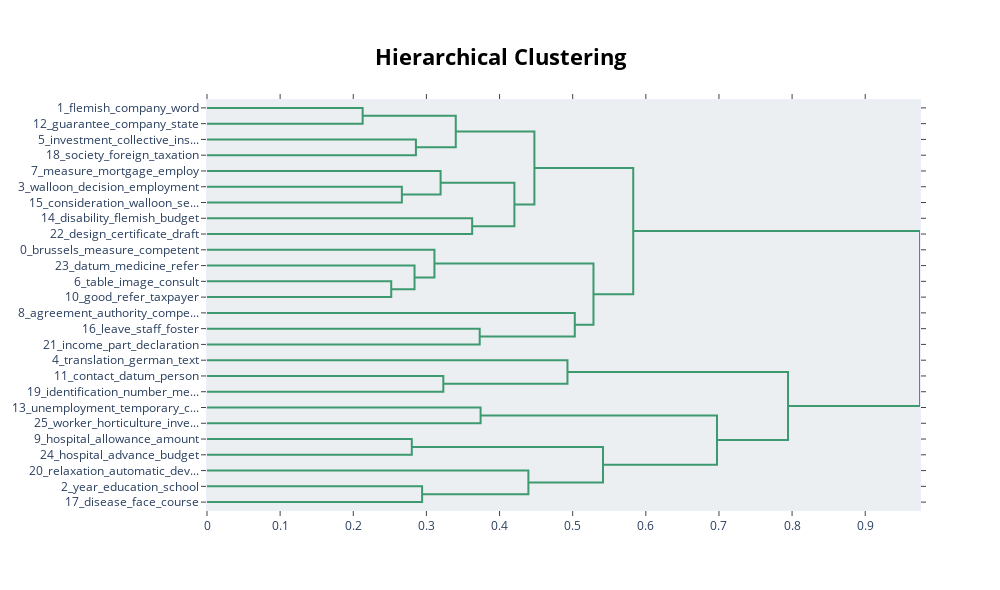

Notebook code cell kept with this figure:
### Code cell
topic_model.visualize_hierarchy(top_n_topics=50)

### Figure 1 — Plotly figure (JSON) as saved in the notebook; plotly's stock layout.template omitted (floating-point values rounded to 4 significant figures)
{"data": [{"hoverinfo": "text", "marker": {"color": "rgb(61,153,112)"}, "mode": "lines", "type": "scatter", "x": [0, 0.2128, 0.2128, 0], "xaxis": "x", "y": [-5, -5, -15, -15], "yaxis": "y"}, {"hoverinfo": "text", "marker": {"color": "rgb(61,153,112)"}, "mode": "lines", "type": "scatter", "x": [0, 0.2857, 0.2857, 0], "xaxis": "x", "y": [-25, -25, -35, -35], "yaxis": "y"}, {"hoverinfo": "text", "marker": {"color": "rgb(61,153,112)"}, "mode": "lines", "type": "scatter", "x": [0.2128, 0.3401, 0.3401, 0.2857], "xaxis": "x", "y": [-10, -10, -30, -30], "yaxis": "y"}, {"hoverinfo": "text", "marker": {"color": "rgb(61,153,112)"}, "mode": "lines", "type": "scatter", "x": [0, 0.2665, 0.2665, 0], "xaxis": "x", "y": [-55, -55, -65, -65], "yaxis": "y"}, {"hoverinfo": "text", "marker": {"color": "rgb(61,153,112)"}, "mode": "lines", "type": "scatter", "x": [0, 0.3194, 0.3194, 0.2665], "xaxis": "x", "y": [-45, -45, -60, -60], "yaxis": "y"}, {"hoverinfo": "text", "marker": {"color": "rgb(61,153,112)"}, "mode": "lines", "type": "scatter", "x": [0, 0.3626, 0.3626, 0], "xaxis": "x", "y": [-75, -75, -85, -85], "yaxis": "y"}, {"hoverinfo": "text", "marker": {"color": "rgb(61,153,112)"}, "mode": "lines", "type": "scatter", "x": [0.3194, 0.4203, 0.4203, 0.3626], "xaxis": "x", "y": [-52.5, -52.5, -80, -80], "yaxis": "y"}, {"hoverinfo": "text", "marker": {"color": "rgb(61,153,112)"}, "mode": "lines", "type": "scatter", "x": [0.3401, 0.4477, 0.4477, 0.4203], "xaxis": "x", "y": [-20, -20, -66.25, -66.25], "yaxis": "y"}, {"hoverinfo": "text", "marker": {"color": "rgb(61,153,112)"}, "mode": "lines", "type": "scatter", "x": [0, 0.2519, 0.2519, 0], "xaxis": "x", "y": [-115, -115, -125, -125], "yaxis": "y"}, {"hoverinfo": "text", "marker": {"color": "rgb(61,153,112)"}, "mode": "lines", "type": "scatter", "x": [0, 0.2837, 0.2837, 0.2519], "xaxis": "x", "y": [-105, -105, -120, -120], "yaxis": "y"}, {"hoverinfo": "text", "marker": {"color": "rgb(61,153,112)"}, "mode": "lines", "type": "scatter", "x": [0, 0.311, 0.311, 0.2837], "xaxis": "x", "y": [-95, -95, -112.5, -112.5], "yaxis": "y"}, {"hoverinfo": "text", "marker": {"color": "rgb(61,153,112)"}, "mode": "lines", "type": "scatter", "x": [0, 0.3729, 0.3729, 0], "xaxis": "x", "y": [-145, -145, -155, -155], "yaxis": "y"}, {"hoverinfo": "text", "marker": {"color": "rgb(61,153,112)"}, "mode": "lines", "type": "scatter", "x": [0, 0.5029, 0.5029, 0.3729], "xaxis": "x", "y": [-135, -135, -150, -150], "yaxis": "y"}, {"hoverinfo": "text", "marker": {"color": "rgb(61,153,112)"}, "mode": "lines", "type": "scatter", "x": [0.311, 0.5284, 0.5284, 0.5029], "xaxis": "x", "y": [-103.8, -103.8, -142.5, -142.5], "yaxis": "y"}, {"hoverinfo": "text", "marker": {"color": "rgb(61,153,112)"}, "mode": "lines", "type": "scatter", "x": [0.4477, 0.5828, 0.5828, 0.5284], "xaxis": "x", "y": [-43.12, -43.12, -123.1, -123.1], "yaxis": "y"}, {"hoverinfo": "text", "marker": {"color": "rgb(61,153,112)"}, "mode": "lines", "type": "scatter", "x": [0, 0.3231, 0.3231, 0], "xaxis": "x", "y": [-175, -175, -185, -185], "yaxis": "y"}, {"hoverinfo": "text", "marker": {"color": "rgb(61,153,112)"}, "mode": "lines", "type": "scatter", "x": [0, 0.4929, 0.4929, 0.3231], "xaxis": "x", "y": [-165, -165, -180, -180], "yaxis": "y"}, {"hoverinfo": "text", "marker": {"color": "rgb(61,153,112)"}, "mode": "lines", "type": "scatter", "x": [0, 0.3741, 0.3741, 0], "xaxis": "x", "y": [-195, -195, -205, -205], "yaxis": "y"}, {"hoverinfo": "text", "marker": {"color": "rgb(61,153,112)"}, "mode": "lines", "type": "scatter", "x": [0, 0.28, 0.28, 0], "xaxis": "x", "y": [-215, -215, -225, -225], "yaxis": "y"}, {"hoverinfo": "text", "marker": {"color": "rgb(61,153,112)"}, "mode": "lines", "type": "scatter", "x": [0, 0.2941, 0.2941, 0], "xaxis": "x", "y": [-245, -245, -255, -255], "yaxis": "y"}, {"hoverinfo": "text", "marker": {"color": "rgb(61,153,112)"}, "mode": "lines", "type": "scatter", "x": [0, 0.4394, 0.4394, 0.2941], "xaxis": "x", "y": [-235, -235, -250, -250], "yaxis": "y"}, {"hoverinfo": "text", "marker": {"color": "rgb(61,153,112)"}, "mode": "lines", "type": "scatter", "x": [0.28, 0.5415, 0.5415, 0.4394], "xaxis": "x", "y": [-220, -220, -242.5, -242.5], "yaxis": "y"}, {"hoverinfo": "text", "marker": {"color": "rgb(61,153,112)"}, "mode": "lines", "type": "scatter", "x": [0.3741, 0.6973, 0.6973, 0.5415], "xaxis": "x", "y": [-200, -200, -231.2, -231.2], "yaxis": "y"}, {"hoverinfo": "text", "marker": {"color": "rgb(61,153,112)"}, "mode": "lines", "type": "scatter", "x": [0.4929, 0.7944, 0.7944, 0.6973], "xaxis": "x", "y": [-172.5, -172.5, -215.6, -215.6], "yaxis": "y"}, {"hoverinfo": "text", "marker": {"color": "rgb(61,153,112)"}, "mode": "lines", "type": "scatter", "x": [0.5828, 0.9749, 0.9749, 0.7944], "xaxis": "x", "y": [-83.12, -83.12, -194.1, -194.1], "yaxis": "y"}], "layout": {"autosize": false, "height": 590, "hoverlabel": {"bgcolor": "white", "font": {"family": "Rockwell", "size": 16}}, "hovermode": "closest", "plot_bgcolor": "#ECEFF1", "showlegend": false, "title": {"font": {"color": "Black", "size": 22}, "text": "<b>Hierarchical Clustering", "x": 0.5, "xanchor": "center", "yanchor": "top"}, "width": 1000, "xaxis": {"mirror": "allticks", "rangemode": "tozero", "showgrid": false, "showline": true, "showticklabels": true, "ticks": "outside", "type": "linear", "zeroline": false}, "yaxis": {"mirror": "allticks", "range": [-260, 0], "rangemode": "tozero", "showgrid": false, "showline": true, "showticklabels": true, "tickmode": "array", "ticks": "outside", "ticktext": ["1_flemish_company_word", "12_guarantee_company_state", "5_investment_collective_ins...", "18_society_foreign_taxation", "7_measure_mortgage_employ", "3_walloon_decision_employment", "15_consideration_walloon_se...", "14_disability_flemish_budget", "22_design_certificate_draft", "0_brussels_measure_competent", "23_datum_medicine_refer", "6_table_image_consult", "10_good_refer_taxpayer", "8_agreement_authority_compe...", "16_leave_staff_foster", "21_income_part_declaration", "4_translation_german_text", "11_contact_datum_person", "19_identification_number_me...", "13_unemployment_temporary_c...", "25_worker_horticulture_inve...", "9_hospital_allowance_amount", "24_hospital_advance_budget", "20_relaxation_automatic_dev...", "2_year_education_school", "17_disease_face_course"], "tickvals": [-5, -15, -25, -35, -45, -55, -65, -75, -85, -95, -105, -115, -125, -135, -145, -155, -165, -175, -185, -195, -205, -215, -225, -235, -245, -255], "type": "linear", "zeroline": false}}}
